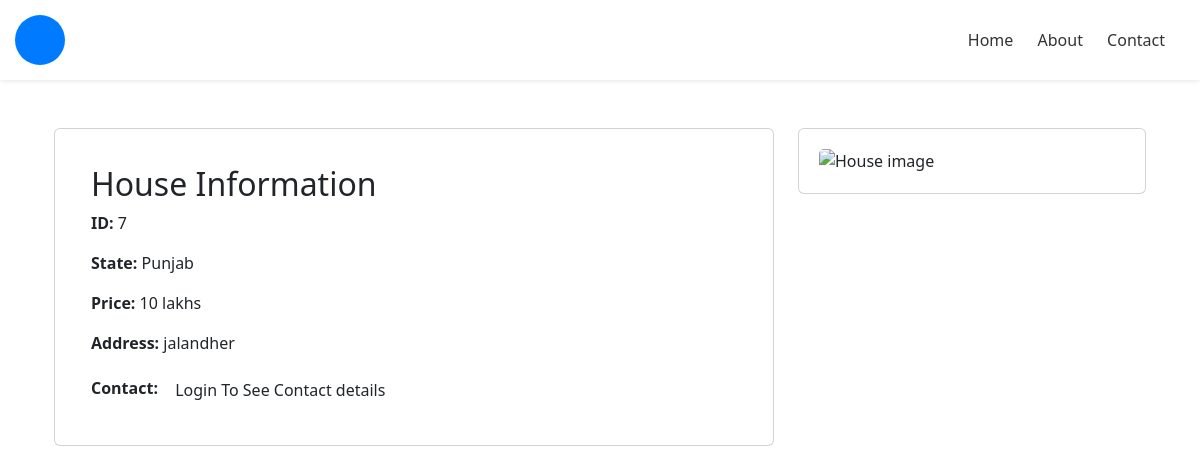
Page /house.php?id=7 on the committed database.
### tables this page shows
CREATE TABLE `listing` (
  `Id` int(11) NOT NULL,
  `type` varchar(20) NOT NULL,
  `state` text NOT NULL,
  `price` decimal(10,0) NOT NULL,
  `bedrooms` int(11) NOT NULL,
  `bathrooms` int(11) NOT NULL,
  `address` text NOT NULL,
  `contact` text NOT NULL,
  `parking` tinyint(1) NOT NULL,
  `furnished` tinyint(1) NOT NULL,
  `sold` int(11) NOT NULL DEFAULT 0,
  `added_by` text NOT NULL
);

### house.php (the view, shortened to what this page needs)
<!DOCTYPE html>
<html lang="en">
<head>
    <?php include 'components/cdn.php'; ?>
</head>
<body>
    <?php include 'components/nav.php'; ?>
    <?php
    include 'db/mysql.php';
    $id = $_GET['id'];
    $query = "SELECT id, state, price, address, contact FROM listing WHERE id = $id";
    $result = mysqli_query($connect, $query);
    $house = mysqli_fetch_assoc($result);
    ?>
    <div class="container mt-4 p-4">
        <div class="row">
            <div class="col-md-8">
                <div class="card mb-3">
                    <div class="card-body">
                        <h2 class="card-title">House Information</h2>
                        <p class="card-text"><b>ID:</b> <?php echo $house['id']; ?></p>
                        <p class="card-text"><b>State:</b> <?php echo $house['state']; ?></p>
                        <p class="card-text"><b>Price:</b> <?php echo (($house['price']) / 100000) . ' lakhs'; ?></p>
                        <p class="card-text"><b>Address:</b> <?php echo $house['address']; ?></p>
                        <p class="card-text">
                            <b>Contact:</b>
                            <?php
                            if (!isset($_COOKIE['username'])) {
                                echo '<a href="login.php" class="btn">Login To See Contact details</a>';
                            } else {
                                echo $house['contact'];
                            }
                            ?>
                        </p>
                    </div>
                </div>
            </div>
            <div class="col-md-4">
                <div class="card mb-3">
                    <img src="uploads/<?php echo $house['id'] ?>_1.jpg" class="card-img-top" alt="House image">
                </div>
            </div>
        </div>
    </div>
</body>
</html>

### components/nav.php (style rules this page uses)
* { margin: 0; }

### house.php (style rules this page uses)
.card { padding: 20px; }
.card-img-top { width: 100%; height: auto; }

### rows in the picture
listing: Id "7", state "Punjab", ($house['price'])/100000 "10", address "jalandher"
